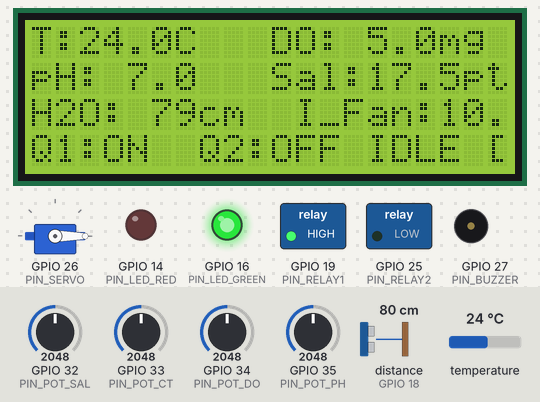
This program was run on a simulated ESP32. Shown: servo, 20×4 character LCD, switched loads named in the program (green lamp = pin HIGH), output pins drawn as LEDs (lit = HIGH), buzzer (waves = sounding, pin HIGH). Wiring (from diagram.json): ultrasonic range finder: trigger GPIO 5; echo GPIO 18. Inputs (shaded band) come from the test bench; at power-on: GPIO 35 (PIN_POT_PH) = 2048, GPIO 34 (PIN_POT_DO) = 2048, distance to the obstacle (sensor on GPIO 18) 80 cm, temperature 24 °C, GPIO 32 (PIN_POT_SAL) = 2048, GPIO 33 (PIN_POT_CT) = 2048 (analog values on the 0–4095 scale). The echo pulse lasts 58.3 µs per cm; WiFi joins after 1.5 s; servers stay silent unless stated; random numbers use the default seed unless the program sets one; no MQTT or app messages arrive unless stated; pins used as bus, display or sensor lines are not drawn; what the program prints to the serial monitor is not drawn.

Above: at 4.6 s.
4.7 s: GPIO 35 (PIN_POT_PH) set to 2571
At 5.4 s:
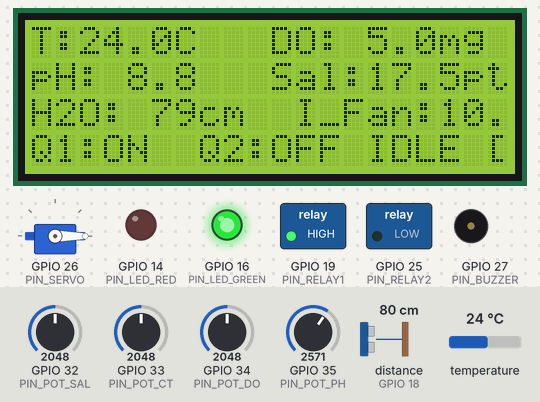
6.4 s: GPIO 35 (PIN_POT_PH) set to 2663
At 8.2 s:
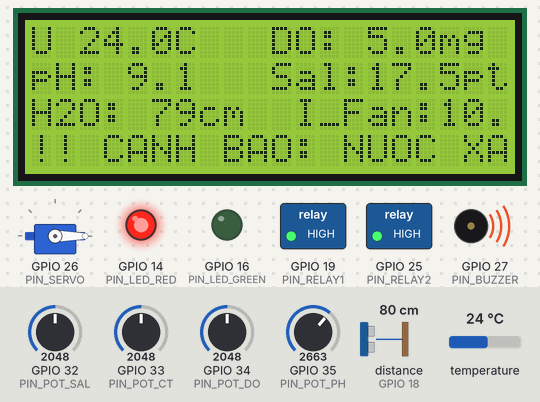
8.5 s: GPIO 34 (PIN_POT_DO) set to 1474
At 9.6 s:
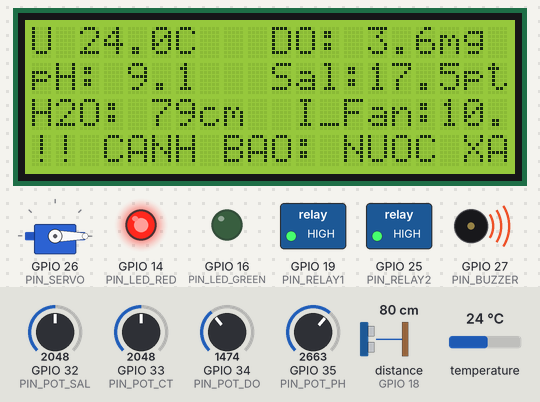
10.5 s: GPIO 34 (PIN_POT_DO) set to 1401
At 12.2 s:
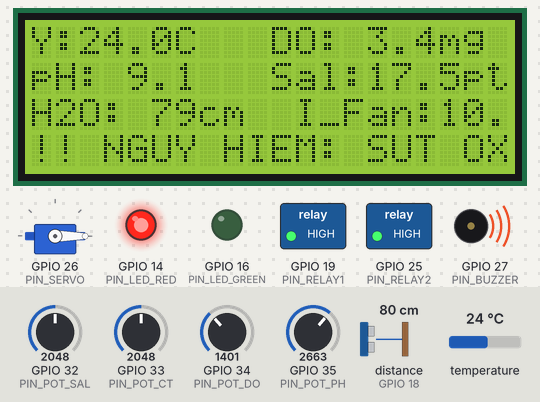
12.5 s: distance to the obstacle (sensor on GPIO 18) set to 2 cm
At 13.6 s:
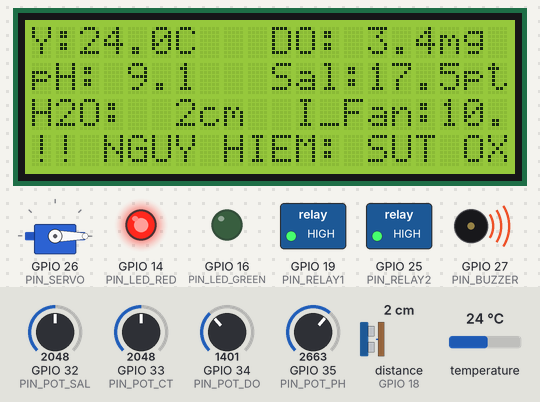
14.5 s: temperature set to 12 °C
At 16.3 s:
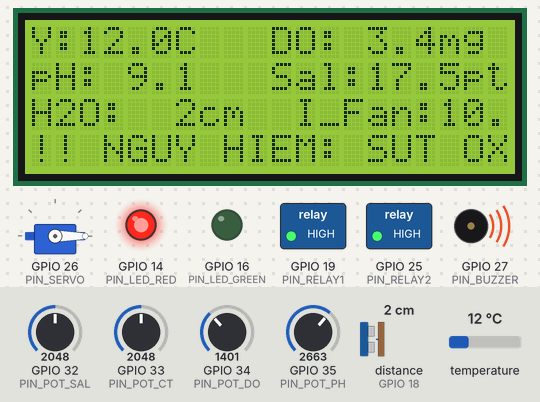
Timing chart, 0 to 17.5 s (numbered marks = the images above; inputs shaded):
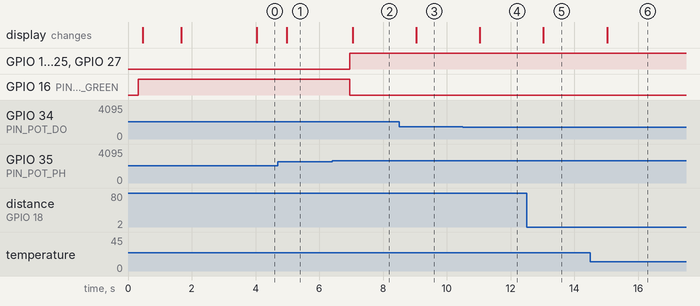

The program:

main.cpp
```cpp
#include <Arduino.h>
#include <Wire.h>
#include <LiquidCrystal_I2C.h>
#include <OneWire.h>
#include <DallasTemperature.h>
#include <ESP32Servo.h>
#include <WiFi.h>
#include <WiFiClientSecure.h>
#include <PubSubClient.h>
#include <ArduinoJson.h>

// =============================================================================
// CẤU HÌNH PHẦN CỨNG ESP32 (SƠ ĐỒ 2 ĐÃ CHUẨN HÓA - KHÔNG XUNG ĐỘT)
// =============================================================================
// 1. Khối Cảm biến (ADC1 an toàn tuyệt đối khi bật Wi-Fi)
#define PIN_ONE_WIRE_BUS 4   // Cảm biến nhiệt độ DS18B20 (1-Wire)
#define PIN_POT_DO       34  // Biến trở giả lập Oxy hòa tan DO (ADC1_CH6)
#define PIN_POT_PH       35  // Biến trở giả lập độ pH (ADC1_CH7)
#define PIN_POT_SAL      32  // Biến trở giả lập Độ mặn Salinity (ADC1_CH4)
#define PIN_POT_CT       33  // Biến trở giả lập Dòng tải quạt nước (ADC1_CH5)

// Cảm biến siêu âm HC-SR04 đo mực nước
#define PIN_TRIG         5   // Chân phát xung Trig
#define PIN_ECHO         18  // Chân nhận phản hồi Echo

// 2. Khối Hiển thị I2C (LCD 20x4 PCF8574: SDA=21, SCL=22)
#define LCD_I2C_ADDR     0x27

// 3. Khối Chấp hành & Cảnh báo tại ao
#define PIN_RELAY1       19  // Relay quạt nước 1 (Quạt chính)
#define PIN_RELAY2       25  // Relay quạt nước 2 (Quạt tăng cường)
#define PIN_SERVO        26  // Động cơ Servo cơ cấu máy cho ăn
#define PIN_BUZZER       27  // Còi báo động tại bờ ao
#define PIN_LED_GREEN    16  // Đèn LED trạng thái Bình thường
#define PIN_LED_RED      14  // Đèn LED trạng thái Báo động sự cố

// =============================================================================
// CẤU HÌNH KẾT NỐI WI-FI VÀ MQTT BROKER (NẠP TỪ SECRETS.H CỤC BỘ)
// =============================================================================
#if __has_include("secrets.h")
  #include "secrets.h"
#elif __has_include("../include/secrets.h")
  #include "../include/secrets.h"
#elif __has_include("secrets.example.h")
  #include "secrets.example.h"
#else
  #define SECRET_WIFI_SSID        "Wokwi-GUEST"
  #define SECRET_WIFI_PASSWORD    ""
  #define SECRET_MQTT_BROKER      "your_cluster.ala.asia-southeast1.emqxsl.com"
  #define SECRET_MQTT_PORT        8883
  #define SECRET_MQTT_USER        "your_username"
  #define SECRET_MQTT_PASSWORD    "your_password"
  #define SECRET_TOPIC_PREFIX     "nhom2_quanhoicanh/farm/pond_01"
#endif

// Ánh xạ macro vào các biến cấu hình firmware
const char* WIFI_SSID     = SECRET_WIFI_SSID;
const char* WIFI_PASSWORD = SECRET_WIFI_PASSWORD;

// Máy chủ EMQX Cloud Serverless bảo mật riêng
const char* MQTT_BROKER   = SECRET_MQTT_BROKER;
const int   MQTT_PORT     = SECRET_MQTT_PORT;
const char* MQTT_USER     = SECRET_MQTT_USER;
const char* MQTT_PASSWORD = SECRET_MQTT_PASSWORD;

// Cây Topic MQTT chuẩn hóa định danh nhóm
const char* TOPIC_STATUS    = SECRET_TOPIC_PREFIX "/status";    // LWT & Online status (Retained)
const char* TOPIC_TELEMETRY = SECRET_TOPIC_PREFIX "/telemetry"; // Dữ liệu định kỳ (QoS 0)
const char* TOPIC_ALERT     = SECRET_TOPIC_PREFIX "/alert";     // Báo động sự cố khẩn cấp (QoS 1)
const char* TOPIC_CONTROL   = SECRET_TOPIC_PREFIX "/control";   // Nhận lệnh điều khiển (Quạt/Cho ăn)
const char* TOPIC_SANDBOX   = SECRET_TOPIC_PREFIX "/sandbox";   // Nhận thông số Digital Twin Testbench


// KHAI BÁO CÁC ĐỐI TƯỢNG VÀ BIẾN TOÀN CỤC
LiquidCrystal_I2C lcd(LCD_I2C_ADDR, 20, 4);
OneWire oneWire(PIN_ONE_WIRE_BUS);
DallasTemperature sensors(&oneWire);
Servo feederServo;

WiFiClientSecure espClient; // Kết nối bảo mật TLS
PubSubClient mqttClient(espClient);

// Biến lưu thông số môi trường thực tế
float tempWater = 28.5;
float doValue   = 5.2;   // mg/L (nguy hiểm < 3.5 mg/L)
float phValue   = 7.8;   // an toàn 7.5 - 8.5
float salValue  = 18.0;  // ppt (độ mặn)
float fanAmp    = 9.5;   // Ampe (bình thường 8-12A, quá tải > 16A)
float waterLvl  = 120.0; // cm

// Chế độ Digital Twin Sandbox (Mục 4.3.3)
bool  sandboxMode = false;
float sbTemp      = 28.5;
float sbDO        = 5.2;
float sbPH        = 7.8;
float sbSal       = 18.0;
float sbFanAmp    = 9.5;
float sbWater     = 120.0;

// Biến trạng thái điều khiển
bool isAlertMode    = false;
bool lastAlertState = false;
bool relay1State    = true;
bool relay2State    = false;
bool feederMoving   = false;

// Quản lý thời gian chạy không chặn (Non-blocking timing)
unsigned long lastSampleTime   = 0;
unsigned long lastFeederTime   = 0;
unsigned long lastTelemetryPub = 0;
unsigned long lastMqttRetry    = 0;

// HÀM ĐỌC MỰC NƯỚC TỪ CẢM BIẾN SIÊU ÂM HC-SR04
float readDistanceCM() {
  digitalWrite(PIN_TRIG, LOW);
  delayMicroseconds(2);
  digitalWrite(PIN_TRIG, HIGH);
  delayMicroseconds(10);
  digitalWrite(PIN_TRIG, LOW);

  long duration = pulseIn(PIN_ECHO, HIGH, 30000); // Timeout 30ms (~5m)
  if (duration == 0) return 120.0; // Giá trị dự phòng nếu không nhận xung
  float distance = duration * 0.034 / 2.0;
  return distance;
}

// CALLBACK XỬ LÝ LỆNH TỪ CLOUD (CONTROL & SANDBOX)
void onMqttMessage(char* topic, byte* payload, unsigned int length) {
  // Biện pháp an ninh Anti-DoS: Chặn các gói tin có kích thước bất thường làm tràn RAM
  if (length > 512) {
    Serial.println("\n>> [CANH BAO AN NINH]: Goi tin qua lon (>512 bytes), tu choi xu ly!");
    return;
  }

  String message = "";
  for (unsigned int i = 0; i < length; i++) {
    message += (char)payload[i];
  }
  message.trim();

  Serial.println("\n-------------------------------------------");
  Serial.printf("[MQTT NHẬN ĐƯỢC] Topic: %s\n", topic);
  Serial.printf("[NỘI DUNG]: %s\n", message.c_str());

  // 1. XỬ LÝ LỆNH TỪ DIGITAL TWIN TESTBENCH (Mục 4.3.3)
  if (String(topic) == TOPIC_SANDBOX) {
    StaticJsonDocument<512> doc;
    DeserializationError err = deserializeJson(doc, message);
    if (!err) {
      if (doc.containsKey("sandbox")) {
        sandboxMode = doc["sandbox"].as<bool>();
      }
      // Giới hạn giá trị đầu vào (Input Validation / Range Checking) để phòng chống dữ liệu bất thường
      if (doc.containsKey("temp"))    sbTemp    = constrain(doc["temp"].as<float>(), 0.0f, 50.0f);
      if (doc.containsKey("do"))      sbDO      = constrain(doc["do"].as<float>(), 0.0f, 15.0f);
      if (doc.containsKey("ph"))      sbPH      = constrain(doc["ph"].as<float>(), 0.0f, 14.0f);
      if (doc.containsKey("sal"))     sbSal     = constrain(doc["sal"].as<float>(), 0.0f, 50.0f);
      if (doc.containsKey("fan_amp")) sbFanAmp  = constrain(doc["fan_amp"].as<float>(), 0.0f, 30.0f);
      if (doc.containsKey("water"))   sbWater   = constrain(doc["water"].as<float>(), 0.0f, 300.0f);

      Serial.printf(">> [SANDBOX] Che do: %s | DO=%.2f | pH=%.2f | T=%.1f | I=%.1fA\n",
                    sandboxMode ? "BẬT (Ghi đè Web)" : "TẮT (Dùng Cảm biến thật)",
                    sbDO, sbPH, sbTemp, sbFanAmp);
    }
  }

  // 2. XỬ LÝ LỆNH ĐIỀU KHIỂN THỦ CÔNG TỪ WEB DASHBOARD (KB4 - Mục 5.2.4)
  else if (String(topic) == TOPIC_CONTROL) {
    StaticJsonDocument<256> doc;
    DeserializationError err = deserializeJson(doc, message);
    if (!err) {
      // Vá lỗ hổng DoS Crash: Kiểm tra tồn tại khóa và con trỏ NULL trước khi xử lý chuỗi
      if (!doc.containsKey("device") || !doc.containsKey("action")) {
        Serial.println(">> [CANH BAO AN NINH]: Goi tin lenh thieu truong 'device' hoac 'action'!");
        return;
      }

      const char* device = doc["device"];
      const char* action = doc["action"];
      if (!device || !action) {
        return;
      }

      // Khi đang trong chế độ Khẩn cấp (Sụt Oxy/Quá tải), KHÔNG cho phép tắt quạt thủ công
      // để bảo vệ an toàn sinh học (Interlock Enforcement)
      if (isAlertMode && (strcmp(action, "OFF") == 0)) {
        Serial.println(">> [TỪ CHỐI]: Khóa Interlock đang bật! Không thể tắt quạt khi sự cố.");
      } else {
        if (strcmp(device, "relay1") == 0) {
          relay1State = (strcmp(action, "ON") == 0);
          digitalWrite(PIN_RELAY1, relay1State ? HIGH : LOW);
          Serial.printf(">> Lệnh: Quạt 1 -> %s\n", relay1State ? "BẬT" : "TẮT");
        } else if (strcmp(device, "relay2") == 0) {
          relay2State = (strcmp(action, "ON") == 0);
          digitalWrite(PIN_RELAY2, relay2State ? HIGH : LOW);
          Serial.printf(">> Lệnh: Quạt 2 -> %s\n", relay2State ? "BẬT" : "TẮT");
        } else if (strcmp(device, "feeder") == 0) {
          if (!isAlertMode && strcmp(action, "FEED") == 0) {
            feederMoving = true;
            lastFeederTime = millis();
            feederServo.write(90);
            Serial.println(">> Lệnh: Kích hoạt xả thức ăn thủ công (2 giây)");
          }
        }
      }
    }
  }
  Serial.println("-------------------------------------------");
}

// KẾT NỐI WI-FI
void setupWiFi() {
  Serial.print("\n[WIFI] Đang kết nối tới: ");
  Serial.println(WIFI_SSID);

  WiFi.mode(WIFI_STA);
  WiFi.begin(WIFI_SSID, WIFI_PASSWORD);

  int attempts = 0;
  while (WiFi.status() != WL_CONNECTED && attempts < 20) {
    delay(300);
    Serial.print(".");
    attempts++;
  }

  if (WiFi.status() == WL_CONNECTED) {
    Serial.println("\n[WIFI] Đã kết nối thành công!");
    Serial.print("[WIFI] IP: ");
    Serial.println(WiFi.localIP());
  } else {
    Serial.println("\n[WIFI] Chưa có kết nối. Sẽ thử lại trong vòng lặp.");
  }
}

// KẾT NỐI MQTT BROKER VÀ ĐĂNG KÝ TOPIC (KÈM LWT - MỤC 4.2.3)
void reconnectMQTT() {
  if (mqttClient.connected()) return;

  unsigned long now = millis();
  if (now - lastMqttRetry < 4000) return; // Thử lại mỗi 4 giây (Non-blocking)
  lastMqttRetry = now;

  Serial.printf("[MQTT] Dang ket noi bao mat TLS toi %s:%d... ", MQTT_BROKER, MQTT_PORT);
  String clientId = "ESP32_ShrimpFarm_Pond01_" + String(random(0xffff), HEX);

  // Cấu hình LWT (Last Will and Testament - Mục 4.2.3):
  // Nếu ESP32 đứt mạng hoặc mất nguồn đột ngột, Broker sẽ tự động phát "Offline" (Retain = true)
  const char* willTopic   = TOPIC_STATUS;
  int         willQos     = 1;
  bool        willRetain  = true;
  const char* willMessage = "Offline";

  // Kết nối có xác thực danh tính (Username / Password) qua TLS
  if (mqttClient.connect(clientId.c_str(), MQTT_USER, MQTT_PASSWORD, willTopic, willQos, willRetain, willMessage)) {
    Serial.println("THÀNH CÔNG (TLS AUTH OK)!");

    // Phát trạng thái Online khi kết nối thành công (Retained)
    mqttClient.publish(TOPIC_STATUS, "Online", true);

    // Đăng ký nhận lệnh từ Web Dashboard và Digital Twin
    mqttClient.subscribe(TOPIC_CONTROL);
    mqttClient.subscribe(TOPIC_SANDBOX);
    Serial.printf("[MQTT] Đã Subscribe: %s\n", TOPIC_CONTROL);
    Serial.printf("[MQTT] Đã Subscribe: %s\n", TOPIC_SANDBOX);
  } else {
    Serial.printf("Thất bại, mã lỗi rc=%d. Tiếp tục vận hành cục bộ.\n", mqttClient.state());
  }
}

// HÀM KHỞI TẠO (SETUP)
void setup() {
  Serial.begin(115200);
  delay(300);
  Serial.println("\n=======================================================");
  Serial.println("  HE THONG QUAN LY TRANG TRAI NUOI TOM THONG MINH");
  Serial.println("  Nhom 2 - De tai 16");
  Serial.println("  Firmware: Edge Node + MQTT + Digital Twin Sandbox");
  Serial.println("=======================================================\n");

  // Cấu hình chân I/O
  pinMode(PIN_TRIG, OUTPUT);
  pinMode(PIN_ECHO, INPUT);
  pinMode(PIN_RELAY1, OUTPUT);
  pinMode(PIN_RELAY2, OUTPUT);
  pinMode(PIN_BUZZER, OUTPUT);
  pinMode(PIN_LED_GREEN, OUTPUT);
  pinMode(PIN_LED_RED, OUTPUT);

  // Cấu hình ADC an toàn (12-bit, 0 - 3.3V)
  analogReadResolution(12);

  // Trạng thái khởi tạo mặc định: Quạt 1 bật, Quạt 2 tắt
  digitalWrite(PIN_RELAY1, HIGH);
  digitalWrite(PIN_RELAY2, LOW);
  digitalWrite(PIN_BUZZER, LOW);
  digitalWrite(PIN_LED_GREEN, HIGH);
  digitalWrite(PIN_LED_RED, LOW);

  // Khởi tạo Servo máy cho ăn (cơ cấu van quay 0 - 90 độ)
  feederServo.attach(PIN_SERVO);
  feederServo.write(0);

  // Khởi tạo Cảm biến nhiệt độ DS18B20
  sensors.begin();

  // Khởi tạo Màn hình LCD 20x4 I2C
  Wire.begin(21, 22);
  lcd.init();
  lcd.backlight();
  lcd.setCursor(0, 0);
  lcd.print(" SMART SHRIMP FARM  ");
  lcd.setCursor(0, 1);
  lcd.print(" TRAM AO NUOI SO 01 ");
  lcd.setCursor(0, 2);
  lcd.print(" KET NOI CLOUD MQTT ");
  lcd.setCursor(0, 3);
  lcd.print(" NHOM 2 - DE TAI 16 ");
  delay(1200);
  lcd.clear();

  // Khởi tạo Wi-Fi và MQTT Client bảo mật TLS
  espClient.setInsecure(); // Kích hoạt mã hóa TLS 1.2/1.3 đối xứng an toàn
  setupWiFi();
  mqttClient.setServer(MQTT_BROKER, MQTT_PORT);
  mqttClient.setCallback(onMqttMessage);
  mqttClient.setBufferSize(512); // Tăng kích thước bộ đệm nhận JSON
}

// VÒNG LẶP CHÍNH (LOOP)
void loop() {
  unsigned long currentMillis = millis();

  // 1. Duy trì kết nối Wi-Fi & MQTT không làm nghẽn tiến trình
  if (WiFi.status() == WL_CONNECTED) {
    if (!mqttClient.connected()) {
      reconnectMQTT();
    } else {
      mqttClient.loop();
    }
  }

  // 2. CHU KỲ LẤY MẪU VÀ XỬ LÝ LOGIC AN TOÀN (Mỗi 1000ms)
  if (currentMillis - lastSampleTime >= 1000) {
    lastSampleTime = currentMillis;

    // --- A. THU THẬP THÔNG SỐ (CHẾ ĐỘ THẬT VS SANDBOX) ---
    if (sandboxMode) {
      // Khi bật Digital Twin Sandbox từ Web: Nhận giá trị do người dùng gạt trên thanh trượt
      tempWater = sbTemp;
      doValue   = sbDO;
      phValue   = sbPH;
      salValue  = sbSal;
      fanAmp    = sbFanAmp;
      waterLvl  = sbWater;
    } else {
      // Chế độ Vận hành bình thường: Đọc trực tiếp từ cảm biến thật và biến trở ADC1
      sensors.requestTemperatures();
      float t = sensors.getTempCByIndex(0);
      if (t != DEVICE_DISCONNECTED_C && t > -50.0) {
        tempWater = t;
      }

      int rawDO  = analogRead(PIN_POT_DO);
      int rawPH  = analogRead(PIN_POT_PH);
      int rawSal = analogRead(PIN_POT_SAL);
      int rawCT  = analogRead(PIN_POT_CT);

      doValue  = (rawDO  / 4095.0) * 10.0; // 0 - 10 mg/L
      phValue  = (rawPH  / 4095.0) * 14.0; // 0 - 14 pH
      salValue = (rawSal / 4095.0) * 35.0; // 0 - 35 ppt
      fanAmp   = (rawCT  / 4095.0) * 20.0; // 0 - 20 A
      waterLvl = readDistanceCM();
    }

    // --- B. THUẬT TOÁN AN TOÀN & KHÓA LIÊN ĐỘNG (INTERLOCK - MỤC 4.1) ---
    // Tiêu chí kích hoạt luồng khẩn cấp:
    // 1. Sụt giảm oxy nghiêm trọng (DO < 3.5 mg/L)
    // 2. Động cơ quạt bị quá tải (I > 16.0 A - nguy cơ kẹt cánh/cháy motor)
    // 3. pH nằm ngoài khoảng an toàn (pH < 6.5 hoặc pH > 9.0)
    if (doValue < 3.5 || fanAmp > 16.0 || phValue < 6.5 || phValue > 9.0) {
      isAlertMode = true;
    } else {
      isAlertMode = false;
    }

    if (isAlertMode) {
      // >>> LUỒNG SỰ CỐ / KHẨN CẤP <<<
      // Bật 100% công suất 2 dàn quạt nước để cứu ao
      relay1State = true;
      relay2State = true;
      digitalWrite(PIN_RELAY1, HIGH);
      digitalWrite(PIN_RELAY2, HIGH);

      // Cảnh báo tại ao
      digitalWrite(PIN_LED_GREEN, LOW);
      digitalWrite(PIN_LED_RED, HIGH);
      digitalWrite(PIN_BUZZER, HIGH);

      // KHÓA CỨNG MÁY CHO ĂN (INTERLOCK): Triệt tiêu nguy cơ thối nước đáy ao
      feederServo.write(0);
      feederMoving = false;

      // Phát cảnh báo khẩn cấp lên Topic Alert (QoS 1) khi mới chuyển trạng thái
      if (!lastAlertState && mqttClient.connected()) {
        StaticJsonDocument<256> alertDoc;
        alertDoc["pond_id"]   = "pond_01";
        alertDoc["alert"]     = true;
        alertDoc["type"]      = (doValue < 3.5) ? "LOW_DO" : ((fanAmp > 16.0) ? "FAN_OVERLOAD" : "ABNORMAL_PH");
        alertDoc["message"]   = (doValue < 3.5) ? "Nguy hiem: Sut giam Oxy cap tinh!" :
                                ((fanAmp > 16.0) ? "Bao dong: Qua tai dong quat nuoc!" : "Canh bao: Do pH nuoc bat thuong!");
        alertDoc["do"]        = round(doValue * 10.0) / 10.0;
        alertDoc["fan_amp"]   = round(fanAmp * 10.0) / 10.0;
        alertDoc["ph"]        = round(phValue * 10.0) / 10.0;
        alertDoc["uptime_s"]  = currentMillis / 1000;

        char alertBuf[256];
        serializeJson(alertDoc, alertBuf);
        mqttClient.publish(TOPIC_ALERT, alertBuf, true);
        Serial.printf("\n[MQTT ALERT ĐÃ PHÁT]: %s\n", alertBuf);
      }
    } else {
      // >>> LUỒNG BÌNH THƯỜNG <<<
      // Quạt 1 duy trì, Quạt 2 tắt để tiết kiệm điện
      digitalWrite(PIN_LED_GREEN, HIGH);
      digitalWrite(PIN_LED_RED, LOW);
      digitalWrite(PIN_BUZZER, LOW);

      // Xóa thông báo cảnh báo nếu trước đó có sự cố
      if (lastAlertState && mqttClient.connected()) {
        StaticJsonDocument<128> clearDoc;
        clearDoc["pond_id"]  = "pond_01";
        clearDoc["alert"]    = false;
        clearDoc["message"]  = "Moi truong da tro lai trang thai An toan.";
        clearDoc["uptime_s"] = currentMillis / 1000;

        char clearBuf[128];
        serializeJson(clearDoc, clearBuf);
        mqttClient.publish(TOPIC_ALERT, clearBuf);
      }
    }
    lastAlertState = isAlertMode;

    // --- C. HIỂN THỊ MÀN HÌNH LCD 20x4 ---
    char lineBuf[21];
    snprintf(lineBuf, sizeof(lineBuf), "T:%4.1fC   DO:%4.1fmg", tempWater, doValue);
    lcd.setCursor(0, 0);
    lcd.print(lineBuf);

    snprintf(lineBuf, sizeof(lineBuf), "pH:%4.1f   Sal:%4.1fpt", phValue, salValue);
    lcd.setCursor(0, 1);
    lcd.print(lineBuf);

    snprintf(lineBuf, sizeof(lineBuf), "H2O:%3.0fcm  I_Fan:%4.1fA", waterLvl, fanAmp);
    lcd.setCursor(0, 2);
    lcd.print(lineBuf);

    lcd.setCursor(0, 3);
    if (isAlertMode) {
      if (doValue < 3.5) {
        lcd.print("!! NGUY HIEM: SUT OXY");
      } else if (fanAmp > 16.0) {
        lcd.print("!! QUAT QUA TAI CAP !!");
      } else {
        lcd.print("!! CANH BAO: NUOC XAU ");
      }
    } else {
      snprintf(lineBuf, sizeof(lineBuf), "Q1:%s Q2:%s %s %s",
               relay1State ? "ON " : "OFF",
               relay2State ? "ON " : "OFF",
               feederMoving ? "FEED" : "IDLE",
               sandboxMode ? "[SB]" : "[LV]");
      lcd.print(lineBuf);
    }
  }

  // 3. XUẤT BẢN DỮ LIỆU TELEMETRY ĐỊNH KỲ LÊN MQTT (Mỗi 2000ms)
  if (currentMillis - lastTelemetryPub >= 2000) {
    lastTelemetryPub = currentMillis;

    StaticJsonDocument<384> teleDoc;
    teleDoc["pond_id"]    = "pond_01";
    teleDoc["temp"]       = round(tempWater * 10.0) / 10.0;
    teleDoc["do"]         = round(doValue * 10.0) / 10.0;
    teleDoc["ph"]         = round(phValue * 10.0) / 10.0;
    teleDoc["sal"]        = round(salValue * 10.0) / 10.0;
    teleDoc["water_cm"]   = round(waterLvl);
    teleDoc["fan_amp"]    = round(fanAmp * 10.0) / 10.0;
    teleDoc["relay1"]     = relay1State;
    teleDoc["relay2"]     = relay2State;
    teleDoc["feeder_deg"] = feederMoving ? 90 : 0;
    teleDoc["alert_mode"] = isAlertMode;
    teleDoc["sandbox"]    = sandboxMode;
    teleDoc["uptime_s"]   = currentMillis / 1000;

    char teleBuf[384];
    serializeJson(teleDoc, teleBuf);

    // In Serial Monitor
    Serial.printf("[TELEMETRY]: %s\n", teleBuf);

    // Publish lên Cloud MQTT
    if (mqttClient.connected()) {
      mqttClient.publish(TOPIC_TELEMETRY, teleBuf);
    }
  }

  // 4. CƠ CHẾ CHO ĂN TỰ ĐỘNG (CHỈ HOẠT ĐỘNG KHI MÔI TRƯỜNG AN TOÀN)
  if (!isAlertMode) {
    // Mỗi 15 giây giả lập một chu kỳ cho ăn định kỳ
    if (currentMillis - lastFeederTime >= 15000) {
      lastFeederTime = currentMillis;
      feederMoving = true;
      feederServo.write(90); // Mở van thức ăn
      Serial.println("[CHO ĂN] Bắt đầu xả thức ăn định kỳ...");
    }
    // Sau 2 giây thì đóng van
    if (feederMoving && (currentMillis - lastFeederTime >= 2000)) {
      feederServo.write(0);  // Khóa van
      feederMoving = false;
      Serial.println("[CHO ĂN] Đã đóng van thức ăn.");
    }
  }
}
```

Source omitted: secrets.example.h (1106 bytes)

Measured:
- the behaviour switches between 2632 and 2633 on GPIO 35 (PIN_POT_PH) (found by bisection; images 1 and 2)
- the behaviour switches between 1434 and 1433 on GPIO 34 (PIN_POT_DO) (found by bisection; images 3 and 4)
- after the input at 4.7 s, the display: changes after 0.27 s (image 1)
- after the input at 6.4 s, GPIO 14 (PIN_LED_RED), GPIO 25 (PIN_RELAY2), GPIO 27 (PIN_BUZZER): LOW → HIGH after 0.56 s; GPIO 16 (PIN_LED_GREEN): HIGH → LOW after 0.56 s; the display: changes after 0.64 s (image 2)
- after the input at 8.5 s, the display: changes after 0.53 s (image 3)
- after the input at 10.5 s, the display: changes after 0.53 s (image 4)
- after the input at 12.5 s, the display: changes after 0.53 s (image 5)
- after the input at 14.5 s, the display: changes after 0.53 s (image 6)
